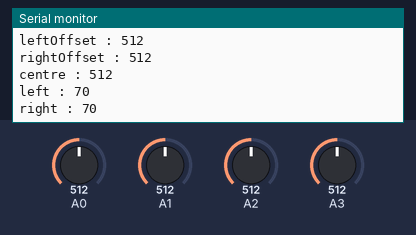
Bench run of a sketch on a simulated Arduino Uno, built with avr-gcc and run on an emulated ATmega328P. Shown: the last lines printed to the serial monitor. The inputs (shaded band) are chosen by the test bench; at power-on: A0 = 512, A2 = 512, A1 = 512, A3 = 512.

Above: at 6.2 s.
6.3 s: A0 set to 716
At 8.7 s:
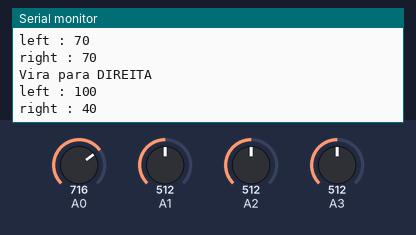
12.5 s: A2 set to 716
At 15.3 s:
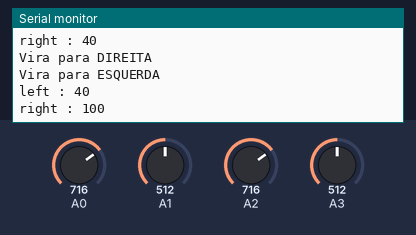
Timing chart, 0 to 16.8 s (numbered marks = the images above; inputs shaded):
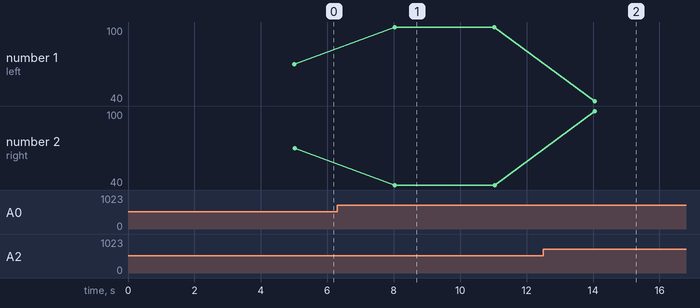

Measured:
- after the input at 6.3 s, the serial monitor: prints a new line after 1.7 s (image 1)
- after the input at 12.5 s, the serial monitor: prints a new line after 1.5 s (image 2)
- plotted number 1: 70 → 100 after the input at 6.3 s
- plotted number 2: 70 → 40 after the input at 6.3 s

The sketch:

Lixo.ino
```cpp
// (licence header left out)
int sensor1, sensor2, sensor3;

// Deslocamentos de calibração
int leftOffset = 0, rightOffset = 0, centre = 0;

// Velocidade inicial e deslocamentos de rotação
int startSpeed = 70, rotate = 30;

// Velocidades iniciais dos motores esquerdos e direito
int left = startSpeed, right = startSpeed;

// Limiar do sensor;
int threshold = 5;

// Rotina de calibração do sensor
void calibrate(){
  // Executa 10x para obter uma media
  for(int x = 0; x < 10; x++){
    delay(100);
    sensor1 = analogRead(0);
    sensor2 = analogRead(1);
    sensor3 = analogRead(3);
    leftOffset = leftOffset + sensor1;
    centre = centre + sensor2;
    rightOffset = rightOffset + sensor3;
    delay(100);
  }

  //Obtem a media de cada sensor
  leftOffset = leftOffset / 10;
  rightOffset = rightOffset / 10;
  centre = centre / 10;

  Serial.print("leftOffset : ");
  Serial.println(leftOffset);
  Serial.print("rightOffset : ");
  Serial.println(rightOffset);
  Serial.print("centre : ");
  Serial.println(centre);

  //Calcula os deslocamentos para os sensores esquerdos e direito
  leftOffset = centre - leftOffset;
  rightOffset = centre - rightOffset;
}

void setup() {
  //Sensor de Distancia
  Serial.begin(9600);

  calibrate();
  delay(3000);
}

void loop() {

//  Velocidade dos motores = 70
  left = startSpeed;
  right = startSpeed;

  //Le os sensores e adiciona os deslocamentos
  sensor1 = analogRead(0) + leftOffset;
  sensor2 = analogRead(1);
  sensor3 = analogRead(2) + rightOffset;

  //Se o sensor1 for maior do que o sensor do centro + limiar,
  // vire para a direita
  if(sensor1 > (sensor2 + threshold)){
    Serial.println("Vira para DIREITA");
    left = startSpeed + rotate;
    right = startSpeed - rotate;
  }

  //Se o sensor3 for maior do que o sensor do centro + limiar,
  // vire para a esquerda
  if(sensor3 > (sensor2 + threshold)){
    Serial.println("Vira para ESQUERDA");
    left = startSpeed - rotate;
    right = startSpeed + rotate;
  }

  Serial.print("left : ");
  Serial.println(left);
  Serial.print("right : ");
  Serial.println(right);

  delay(3000);
}
```
